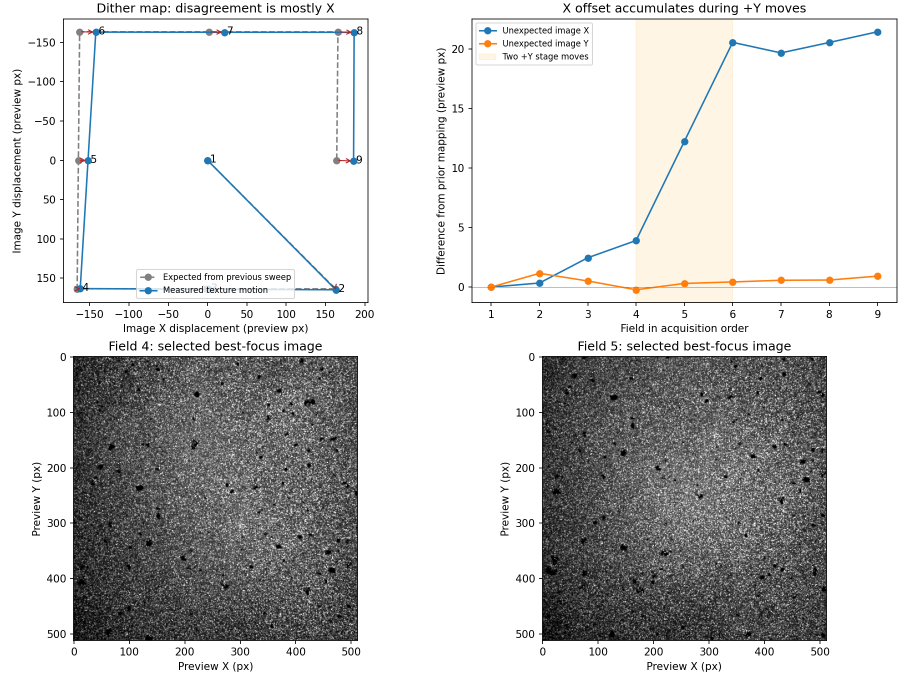
#> input picture artifacts/sample_alignment_20261021_registration_diagnosis.png, 1800 x 1350 px (shown at 1/2 size); its folder holds only this picture in this run
$ python -i sample_incidence_analysis.py   (imports and definitions only)   (older library calls are emulated)
#> lines starting #> are read from the running program, lines starting #| are printed output that depends on the picture
#> further down, picture is the input picture: shape (1350, 1800, 3); mean B, G, R 203.7, 204.3, 204.6
"""Texture-based focus maps and illumination estimates from overlapping fields.

No hardware is accessed here. Positions are stage coordinates in micrometers;
image shifts are observed texture displacements in the delivered camera image.
"""

from dataclasses import dataclass
from typing import Optional

import cv2
import numpy as np
from scipy import ndimage
from scipy.spatial import cKDTree


# [27 lines left out: functions preview, robust_fit, not called in this run]


def texture_scores(image, black_level=0):
    """3×3 local focus scores with broad brightness and sparse marks suppressed.

    A noise-rejecting difference of Gaussians measures resolved texture. Divide
    by a local low-pass intensity before squaring, so coating amount and beam
    gradients do not directly determine the winning focus height. Winsorization
    limits sparse hot pixels/pockmark boundaries. No texture implies no focus.
    """
#> called with black_level = 0
    image = np.asarray(image)
    if image.ndim == 3:
        image = image[..., :3].mean(axis=-1)
    image = np.squeeze(image).astype(np.float32) - black_level
    if image.ndim != 2 or not np.isfinite(image).all():
        raise ValueError("Invalid focus image.")
    mean_signal = float(np.median(image))
#> mean_signal = 255
    if mean_signal <= 1:
        return np.zeros((3, 3))
    envelope = cv2.GaussianBlur(image, (0, 0), 12)
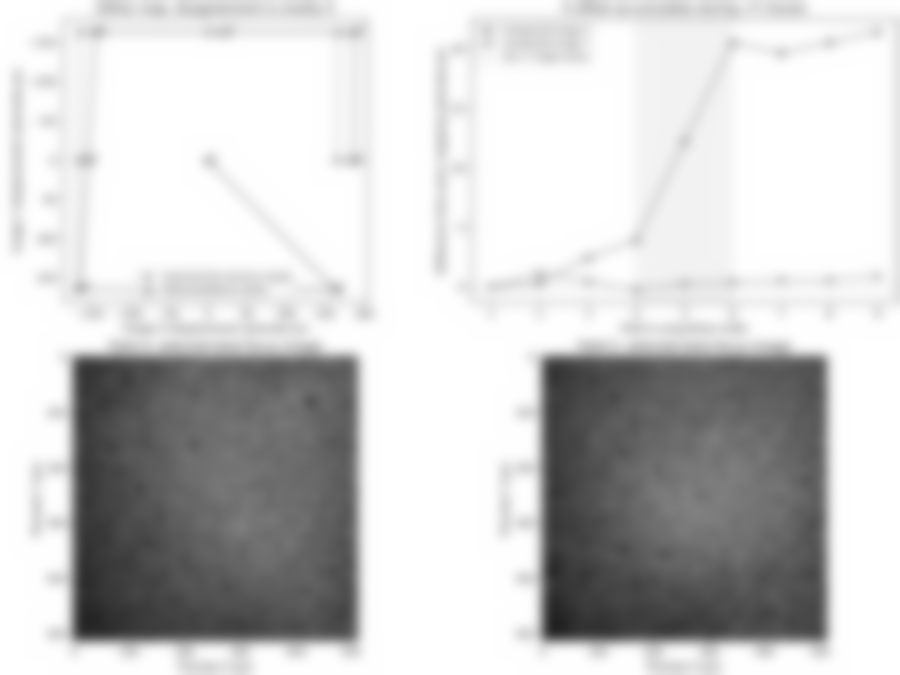
#> envelope: shape (1350, 1800) float32 (shown at 1/2 size); min 32.15, max 255, mean 204.2
    band = cv2.GaussianBlur(image, (0, 0), 0.8) - cv2.GaussianBlur(image, (0, 0), 2.5)
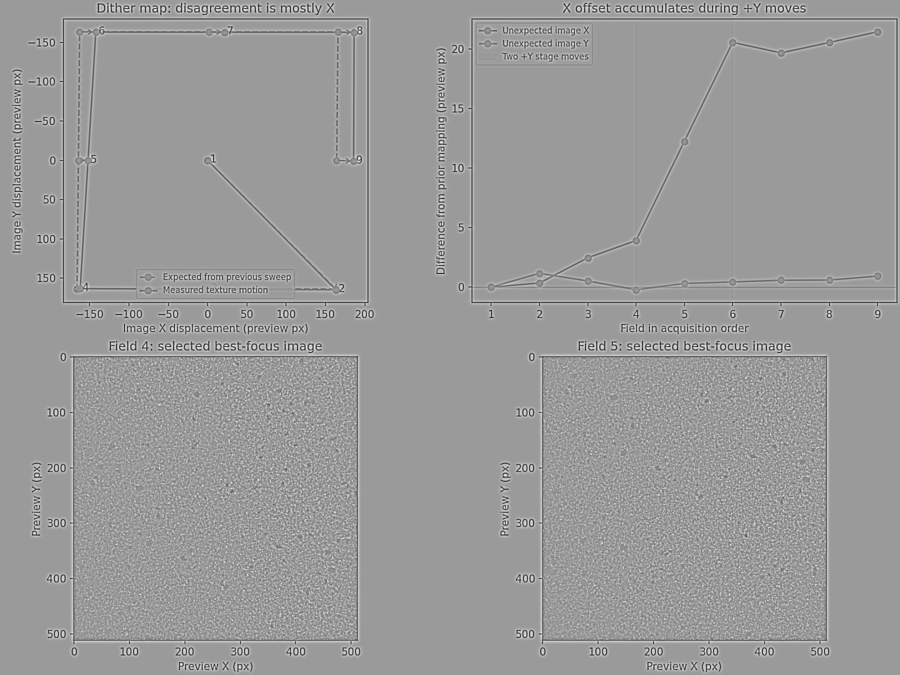
#> band: shape (1350, 1800) float32 (shown at 1/2 size); min -165.1, max 106.8, mean 0; drawn with min black and max white
    power = (band / np.maximum(envelope, 0.15 * mean_signal)) ** 2
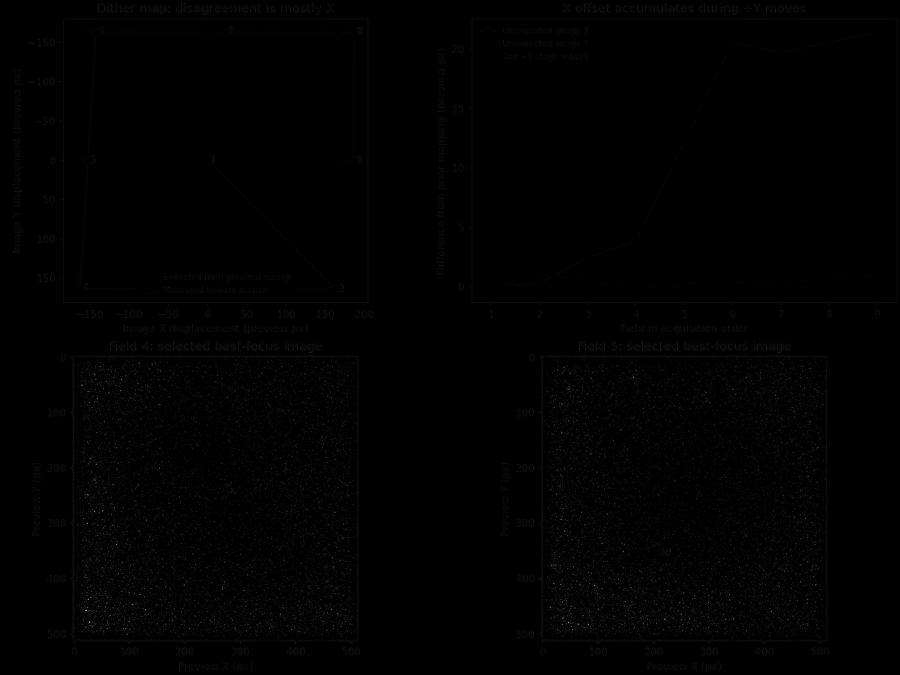
#> power: shape (1350, 1800) float32 (shown at 1/2 size); min 0, max 3.17, mean 0.0171; drawn with min black and max white
    y_edges = np.linspace(0, image.shape[0], 4, dtype=int)
#> y_edges = [0, 450, 900, 1350]
    x_edges = np.linspace(0, image.shape[1], 4, dtype=int)
#> x_edges = [0, 600, 1200, 1800]
    result = np.empty((3, 3))
    for row in range(3):
        for col in range(3):
            tile = power[y_edges[row] : y_edges[row + 1], x_edges[col] : x_edges[col + 1]]
            result[row, col] = np.mean(np.minimum(tile, np.percentile(tile, 95)))
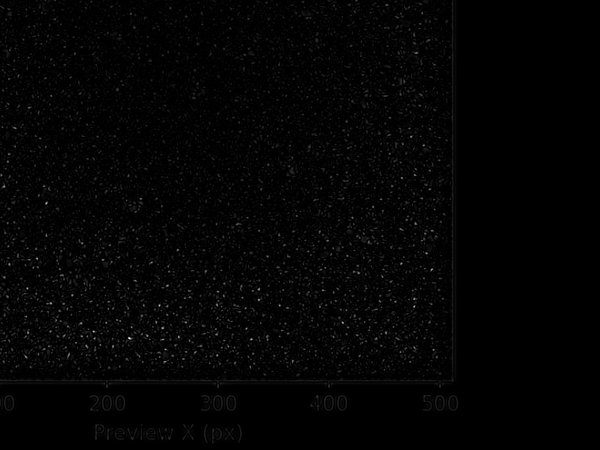
#> tile: shape (450, 600) float32; min 0, max 2.05, mean 0.0315; drawn with min black and max white
#> after the loop, result = [[0.00239, 0.00217, 0.000864], [0.0172, 0.00727, 0.0136], [0.029, 0.0155, 0.0259]]
    return result


@dataclass
class FocusPeaks:
    height_um: np.ndarray
    uncertainty_um: np.ndarray
    valid: np.ndarray


# [97 lines left out: functions focus_peaks, register_fields, image_to_stage_matrix, stage_field_size, stage_profiles, not called in this run]


@dataclass
class FlatnessResult:
    coordinates_um: np.ndarray
    heights_um: np.ndarray
    residuals_um: np.ndarray
    plane: np.ndarray  # dz/dx, dz/dy, intercept (all in micrometers)
    local_slopes: np.ndarray
    direction_agreement: float
    plane_span_um: float
    residual_rms_um: float
    overlap_rms_um: float
    accepted: bool
    diagnosis: str
    sample_variation: Optional[float] = None
    coating_message: str = ""
    camera_focus_offsets_um: Optional[np.ndarray] = None
    stage_to_image: Optional[np.ndarray] = None
    field_shape: Optional[tuple] = None
    camera_focus_deltas_um: Optional[np.ndarray] = None


# [122 lines left out: function assess_flatness, not called in this run]


def _quadratic(x, y):
    return np.column_stack((x.ravel(), y.ravel(), (x * x).ravel(), (x * y).ravel(), (y * y).ravel()))


@dataclass
class IlluminationResult:
    envelope: np.ndarray
    coefficients: np.ndarray
    center_px: Optional[np.ndarray]
    asymmetry: float
    imbalance_xy: np.ndarray
    sample_variation: float
    overlap_residual: float
    center_uncertainty_px: float = float("inf")


# [98 lines left out: function separate_illumination, not called in this run]


@dataclass
class IncidenceResult:
    illumination: IlluminationResult
    angle_deg: Optional[float]
    lateral_shift_um: Optional[np.ndarray]
    message: str
    angle_uncertainty_deg: Optional[float] = None
    reference_drift: float = 0.0


# [34 lines left out: function incidence_from_planes, not called in this run]

>>> import cv2
>>> picture = cv2.imread('../../../artifacts/sample_alignment_20261021_registration_diagnosis.png')
>>> result = texture_scores(picture)

$ run again, on artifacts/sample_alignment_brightness_vs_texture.png
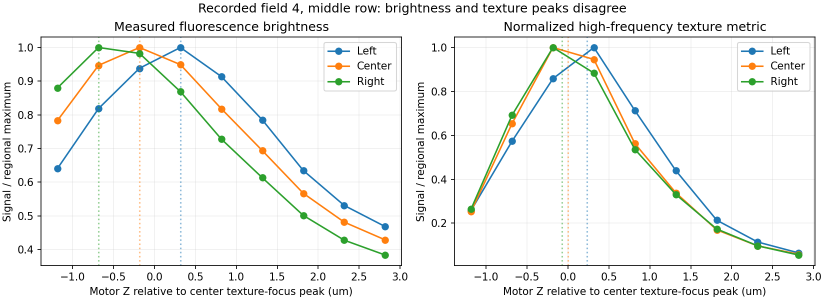
#> input picture artifacts/sample_alignment_brightness_vs_texture.png, 1650 x 600 px (shown at 1/2 size)
#> picture is the input picture: shape (600, 1650, 3); mean B, G, R 242.3, 243.7, 242.9
#> mean_signal = 255
#> in texture_scores, `band = cv2.GaussianBlur(image, (0, 0), 0.8) - cv2.GaussianBlur(image, ..`:
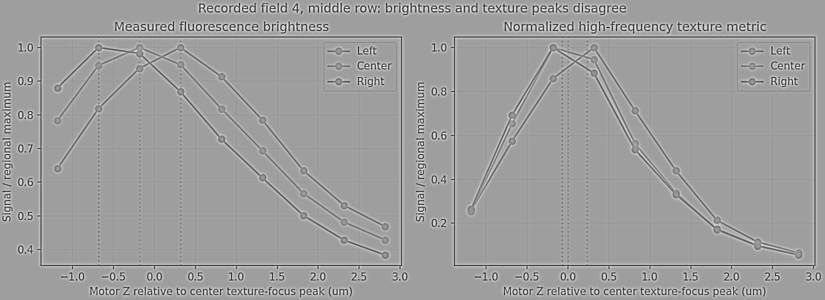
#> band: shape (600, 1650) float32 (shown at 1/2 size); min -164.8, max 100.7, mean 0; drawn with min black and max white
#> after the loop in texture_scores, `for row in range(3):`:
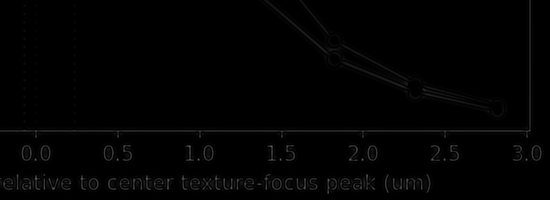
#> tile: shape (200, 550) float32; min 0, max 0.377, mean 0.00919
#> after the loop in texture_scores, `for row in range(3):`: result = [[0.00698, 0.0109, 0.0086], [0.00215, 0.00229, 0.000769], [0.00379, 0.00427, 0.00561]]
